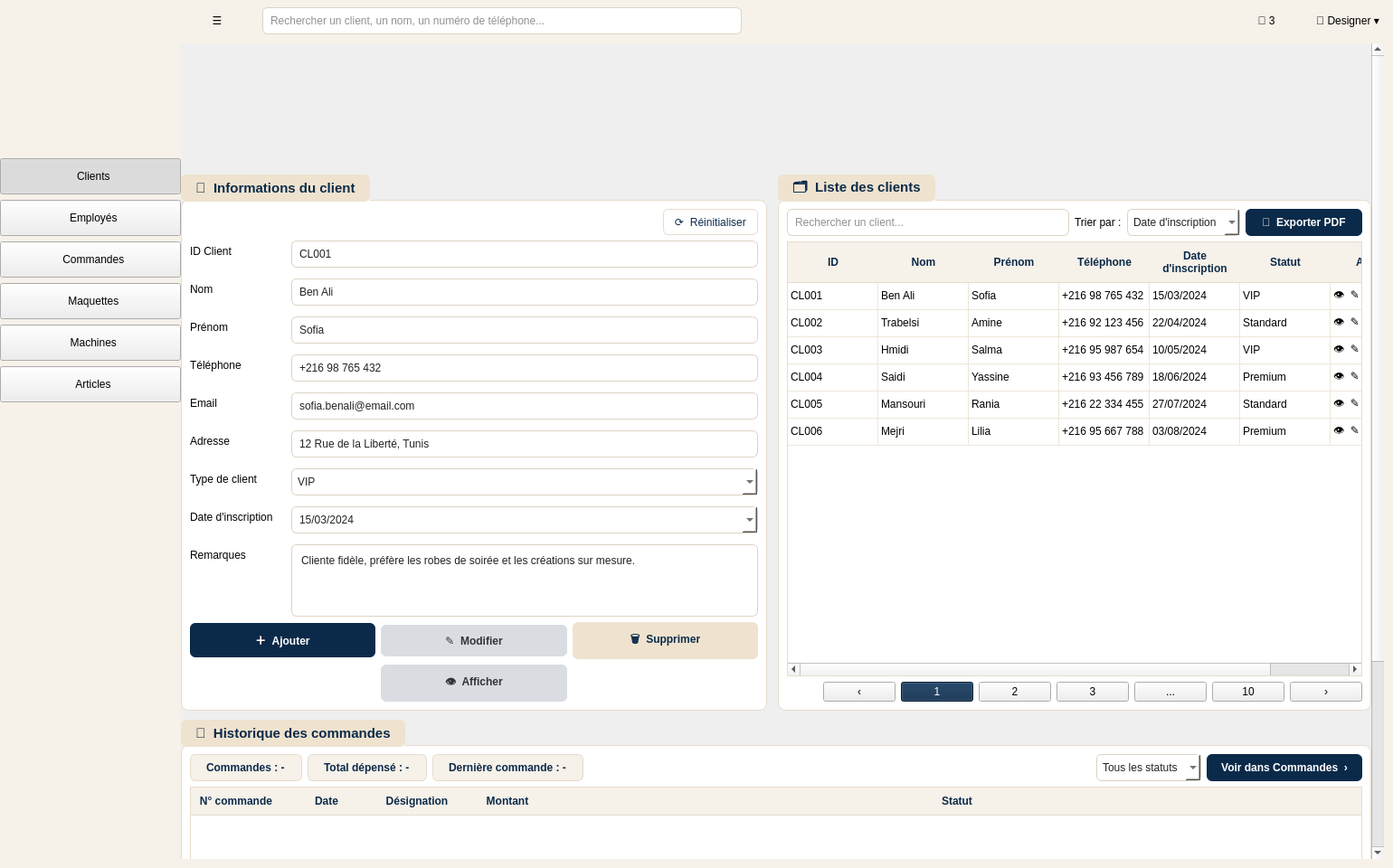
<?xml version="1.0" encoding="UTF-8"?>
<ui version="4.0">
 <class>MainWindow</class>
 <widget class="QMainWindow" name="MainWindow">
  <property name="geometry">
   <rect><x>0</x><y>0</y><width>1540</width><height>960</height></rect>
  </property>
  <property name="windowIcon">
   <iconset resource="resources.qrc"><normaloff>:/images/logo.png</normaloff>:/images/logo.png</iconset>
  </property>
  <property name="windowTitle">
   <string>FashioNova - Gestion des Clients (v8)</string>
  </property>
  <property name="styleSheet">
   <string notr="true">
QMainWindow, QWidget#centralwidget { background-color: #f6f1e9; }
QPushButton[nav="true"] { color: #FFFFFF; background: transparent; border: none; text-align: left; padding-left: 20px; margin: 0px 6px; border-radius: 6px; font-family: "Segoe UI"; font-size: 13px; font-weight: 500; }
QPushButton[nav="true"]:hover { background-color: rgba(255, 255, 255, 0.12); }
QPushButton[nav="true"]:checked { background: qlineargradient(x1:0, y1:0, x2:1, y2:0, stop:0 #E5C378, stop:1 #C89538); color: #08213B; font-weight: bold; }
QFrame#banner { background-color: #efe3cf; border: none; }
QLabel#bannerTitle { font-size: 38px; font-style: italic; font-weight: bold; color: #0b2a4a; }
QLabel#bannerSub { font-size: 15px; font-style: italic; color: #b08d57; }
QLabel#bannerQuote { font-size: 16px; font-style: italic; color: #b08d57; }
QGroupBox { background-color: white; border: 1px solid #e6dccb; border-radius: 8px; margin-top: 28px; font-weight: bold; font-size: 15px; color: #0b2a4a; }
QGroupBox::title { subcontrol-origin: margin; subcontrol-position: top left; left: 0px; padding: 6px 14px; background-color: #efe3cf; border-radius: 6px; }
QLineEdit, QComboBox, QDateEdit, QPlainTextEdit { background: white; border: 1px solid #ddd3c2; border-radius: 6px; padding: 6px; font-weight: normal; color: #222; }
QLabel[field="true"] { font-weight: bold; color: #0b2a4a; font-size: 13px; }
QPushButton#btnAjouter { background-color: #0b2a4a; color: white; font-weight: bold; padding: 10px; border-radius: 6px; }
QPushButton#btnModifier, QPushButton#btnAfficher { background-color: #d9dde2; color: #333; font-weight: bold; padding: 10px; border-radius: 6px; }
QPushButton#btnSupprimer { background-color: #efe3cf; color: #0b2a4a; font-weight: bold; padding: 10px; border-radius: 6px; }
QPushButton#btnReinit { background-color: white; border: 1px solid #e6dccb; padding: 6px 12px; border-radius: 6px; color: #0b2a4a; }
QPushButton#btnExport { background-color: #0b2a4a; color: white; font-weight: bold; padding: 8px 18px; border-radius: 6px; }
QTableWidget { background: white; border: 1px solid #e6dccb; gridline-color: #eee6d8; selection-background-color: #efe3cf; selection-color: #0b2a4a; }
QHeaderView::section { background-color: #f6f1e9; color: #0b2a4a; font-weight: bold; padding: 6px; border: none; border-bottom: 1px solid #e6dccb; }
QPushButton[page="true"] { background: white; border: 1px solid #e6dccb; border-radius: 6px; min-width: 30px; padding: 6px; color: #0b2a4a; }
QPushButton#btnPage1 { background-color: #0b2a4a; color: white; }
QProgressBar { border: none; background-color: #ebeef2; border-radius: 5px; max-height: 10px; }
QProgressBar::chunk { background-color: #0b2a4a; border-radius: 5px; }
QFrame[card="true"] { background: white; border: 1px solid #eee6d8; border-radius: 6px; }
   </string>
  </property>
  <widget class="QWidget" name="centralwidget">
   <layout class="QHBoxLayout" name="mainLayout">
    <property name="spacing"><number>0</number></property>
    <property name="leftMargin"><number>0</number></property>
    <property name="topMargin"><number>0</number></property>
    <property name="rightMargin"><number>0</number></property>
    <property name="bottomMargin"><number>0</number></property>

    <!-- ===================== SIDEBAR (200 px, image de fond) ===================== -->
    <item>
     <widget class="QFrame" name="sidebar">
      <property name="minimumSize"><size><width>200</width><height>0</height></size></property>
      <property name="maximumSize"><size><width>200</width><height>16777215</height></size></property>
      <property name="styleSheet"><string notr="true">QFrame#sidebar { border-image: url(:/images/sidebar.png) 0 0 0 0 stretch stretch; }</string></property>
      <layout class="QVBoxLayout" name="sidebarLayout">
       <property name="spacing"><number>6</number></property>
       <property name="leftMargin"><number>0</number></property>
       <property name="topMargin"><number>175</number></property>
       <property name="rightMargin"><number>0</number></property>
       <property name="bottomMargin"><number>15</number></property>
       <item>
        <widget class="QPushButton" name="btnNavClients">
         <property name="minimumSize"><size><width>0</width><height>40</height></size></property>
         <property name="maximumSize"><size><width>16777215</width><height>40</height></size></property>
         <property name="cursor"><cursorShape>PointingHandCursor</cursorShape></property>
         <property name="text"><string>  Clients</string></property>
         <property name="icon">
          <iconset resource="resources.qrc"><normaloff>:/icons/clients_off.png</normaloff><normalon>:/icons/clients_on.png</normalon></iconset>
         </property>
         <property name="iconSize"><size><width>20</width><height>20</height></size></property>
         <property name="checkable"><bool>true</bool></property>
         <property name="checked"><bool>true</bool></property>
         <property name="nav" stdset="0"><string notr="true">true</string></property>
         <attribute name="buttonGroup"><string notr="true">navGroup</string></attribute>
        </widget>
       </item>
       <item>
        <widget class="QPushButton" name="btnNavEmployes">
         <property name="minimumSize"><size><width>0</width><height>40</height></size></property>
         <property name="maximumSize"><size><width>16777215</width><height>40</height></size></property>
         <property name="cursor"><cursorShape>PointingHandCursor</cursorShape></property>
         <property name="text"><string>  Employés</string></property>
         <property name="icon">
          <iconset resource="resources.qrc"><normaloff>:/icons/employes_off.png</normaloff><normalon>:/icons/employes_on.png</normalon></iconset>
         </property>
         <property name="iconSize"><size><width>20</width><height>20</height></size></property>
         <property name="checkable"><bool>true</bool></property>
         <property name="nav" stdset="0"><string notr="true">true</string></property>
         <attribute name="buttonGroup"><string notr="true">navGroup</string></attribute>
        </widget>
       </item>
       <item>
        <widget class="QPushButton" name="btnNavCommandes">
         <property name="minimumSize"><size><width>0</width><height>40</height></size></property>
         <property name="maximumSize"><size><width>16777215</width><height>40</height></size></property>
         <property name="cursor"><cursorShape>PointingHandCursor</cursorShape></property>
         <property name="text"><string>  Commandes</string></property>
         <property name="icon">
          <iconset resource="resources.qrc"><normaloff>:/icons/commandes_off.png</normaloff><normalon>:/icons/commandes_on.png</normalon></iconset>
         </property>
         <property name="iconSize"><size><width>20</width><height>20</height></size></property>
         <property name="checkable"><bool>true</bool></property>
         <property name="nav" stdset="0"><string notr="true">true</string></property>
         <attribute name="buttonGroup"><string notr="true">navGroup</string></attribute>
        </widget>
       </item>
       <item>
        <widget class="QPushButton" name="btnNavMaquettes">
         <property name="minimumSize"><size><width>0</width><height>40</height></size></property>
         <property name="maximumSize"><size><width>16777215</width><height>40</height></size></property>
         <property name="cursor"><cursorShape>PointingHandCursor</cursorShape></property>
         <property name="text"><string>  Maquettes</string></property>
         <property name="icon">
          <iconset resource="resources.qrc"><normaloff>:/icons/maquettes_off.png</normaloff><normalon>:/icons/maquettes_on.png</normalon></iconset>
         </property>
         <property name="iconSize"><size><width>20</width><height>20</height></size></property>
         <property name="checkable"><bool>true</bool></property>
         <property name="nav" stdset="0"><string notr="true">true</string></property>
         <attribute name="buttonGroup"><string notr="true">navGroup</string></attribute>
        </widget>
       </item>
       <item>
        <widget class="QPushButton" name="btnNavMachines">
         <property name="minimumSize"><size><width>0</width><height>40</height></size></property>
         <property name="maximumSize"><size><width>16777215</width><height>40</height></size></property>
         <property name="cursor"><cursorShape>PointingHandCursor</cursorShape></property>
         <property name="text"><string>  Machines</string></property>
         <property name="icon">
          <iconset resource="resources.qrc"><normaloff>:/icons/machines_off.png</normaloff><normalon>:/icons/machines_on.png</normalon></iconset>
         </property>
         <property name="iconSize"><size><width>20</width><height>20</height></size></property>
         <property name="checkable"><bool>true</bool></property>
         <property name="nav" stdset="0"><string notr="true">true</string></property>
         <attribute name="buttonGroup"><string notr="true">navGroup</string></attribute>
        </widget>
       </item>
       <item>
        <widget class="QPushButton" name="btnNavArticles">
         <property name="minimumSize"><size><width>0</width><height>40</height></size></property>
         <property name="maximumSize"><size><width>16777215</width><height>40</height></size></property>
         <property name="cursor"><cursorShape>PointingHandCursor</cursorShape></property>
         <property name="text"><string>  Articles</string></property>
         <property name="icon">
          <iconset resource="resources.qrc"><normaloff>:/icons/articles_off.png</normaloff><normalon>:/icons/articles_on.png</normalon></iconset>
         </property>
         <property name="iconSize"><size><width>20</width><height>20</height></size></property>
         <property name="checkable"><bool>true</bool></property>
         <property name="nav" stdset="0"><string notr="true">true</string></property>
         <attribute name="buttonGroup"><string notr="true">navGroup</string></attribute>
        </widget>
       </item>
       <item>
        <spacer name="sidebarSpacer">
         <property name="orientation"><enum>Qt::Vertical</enum></property>
         <property name="sizeHint" stdset="0"><size><width>20</width><height>40</height></size></property>
        </spacer>
       </item>
      </layout>
     </widget>
    </item>

    <!-- ===================== CONTENU ===================== -->
    <item>
     <widget class="QWidget" name="content">
      <layout class="QVBoxLayout" name="contentLayout">
       <property name="spacing"><number>10</number></property>
       <property name="leftMargin"><number>0</number></property>
       <property name="topMargin"><number>8</number></property>
       <property name="rightMargin"><number>10</number></property>
       <property name="bottomMargin"><number>10</number></property>

       <!-- Barre du haut -->
       <item>
        <layout class="QHBoxLayout" name="topBar">
         <item>
          <widget class="QPushButton" name="btnMenu">
           <property name="text"><string>☰</string></property>
           <property name="flat"><bool>true</bool></property>
          </widget>
         </item>
         <item>
          <widget class="QLineEdit" name="searchGlobal">
           <property name="placeholderText"><string>Rechercher un client, un nom, un numéro de téléphone...</string></property>
          </widget>
         </item>
         <item>
          <spacer name="topSpacer">
           <property name="orientation"><enum>Qt::Horizontal</enum></property>
           <property name="sizeHint" stdset="0"><size><width>200</width><height>20</height></size></property>
          </spacer>
         </item>
         <item>
          <widget class="QPushButton" name="btnNotif">
           <property name="text"><string>🔔 3</string></property>
           <property name="flat"><bool>true</bool></property>
          </widget>
         </item>
         <item>
          <widget class="QPushButton" name="btnUser">
           <property name="text"><string>👤 Designer ▾</string></property>
           <property name="flat"><bool>true</bool></property>
          </widget>
         </item>
        </layout>
       </item>

       <!-- Pile de pages : 0 = Clients, 1..5 = pages vides -->
       <item>
        <widget class="QStackedWidget" name="stackPages">
         <property name="currentIndex"><number>0</number></property>

         <widget class="QScrollArea" name="pageClients">
          <property name="frameShape"><enum>QFrame::NoFrame</enum></property>
          <property name="widgetResizable"><bool>true</bool></property>
          <property name="horizontalScrollBarPolicy"><enum>Qt::ScrollBarAlwaysOff</enum></property>
          <property name="styleSheet"><string notr="true">QScrollArea#pageClients { background: transparent; border: none; }
QScrollArea#pageClients &gt; QWidget { background: transparent; }
QWidget#pageClientsContents { background: transparent; }</string></property>
          <widget class="QWidget" name="pageClientsContents">
          <layout class="QVBoxLayout" name="pageClientsLayout">
           <property name="spacing"><number>10</number></property>
           <property name="leftMargin"><number>0</number></property>
           <property name="topMargin"><number>0</number></property>
           <property name="rightMargin"><number>0</number></property>
           <property name="bottomMargin"><number>0</number></property>

           <!-- Bannière (image) -->
           <item>
            <widget class="QLabel" name="bannerImage">
             <property name="sizePolicy">
              <sizepolicy hsizetype="Ignored" vsizetype="Fixed"><horstretch>0</horstretch><verstretch>0</verstretch></sizepolicy>
             </property>
             <property name="minimumSize"><size><width>0</width><height>135</height></size></property>
             <property name="maximumSize"><size><width>16777215</width><height>135</height></size></property>
             <property name="text"><string/></property>
             <property name="pixmap"><pixmap resource="resources.qrc">:/images/banner.png</pixmap></property>
             <property name="alignment"><set>Qt::AlignCenter</set></property>
            </widget>
           </item>

       <!-- Zone du milieu : formulaire + liste -->
       <item>
        <layout class="QHBoxLayout" name="middleLayout">
         <property name="spacing"><number>12</number></property>

         <!-- ===== Informations du client (SANS PHOTOS) ===== -->
         <item>
          <widget class="QGroupBox" name="groupInfos">
           <property name="title"><string>👤  Informations du client</string></property>
           <layout class="QVBoxLayout" name="infosLayout">
            <item>
             <layout class="QHBoxLayout" name="infosHeader">
              <item>
               <spacer name="infosHeaderSpacer">
                <property name="orientation"><enum>Qt::Horizontal</enum></property>
                <property name="sizeHint" stdset="0"><size><width>40</width><height>20</height></size></property>
               </spacer>
              </item>
              <item>
               <widget class="QPushButton" name="btnReinit">
                <property name="text"><string>⟳  Réinitialiser</string></property>
               </widget>
              </item>
             </layout>
            </item>
            <item>
             <layout class="QFormLayout" name="formLayout">
              <property name="verticalSpacing"><number>12</number></property>
              <property name="horizontalSpacing"><number>20</number></property>

              <item row="0" column="0">
               <widget class="QLabel" name="lblId">
                <property name="text"><string>ID Client</string></property>
                <property name="field" stdset="0"><string notr="true">true</string></property>
               </widget>
              </item>
              <item row="0" column="1">
               <widget class="QLineEdit" name="editId">
                <property name="text"><string>CL001</string></property>
               </widget>
              </item>

              <item row="1" column="0">
               <widget class="QLabel" name="lblNom">
                <property name="text"><string>Nom</string></property>
                <property name="field" stdset="0"><string notr="true">true</string></property>
               </widget>
              </item>
              <item row="1" column="1">
               <widget class="QLineEdit" name="editNom">
                <property name="text"><string>Ben Ali</string></property>
               </widget>
              </item>

              <item row="2" column="0">
               <widget class="QLabel" name="lblPrenom">
                <property name="text"><string>Prénom</string></property>
                <property name="field" stdset="0"><string notr="true">true</string></property>
               </widget>
              </item>
              <item row="2" column="1">
               <widget class="QLineEdit" name="editPrenom">
                <property name="text"><string>Sofia</string></property>
               </widget>
              </item>

              <item row="3" column="0">
               <widget class="QLabel" name="lblTel">
                <property name="text"><string>Téléphone</string></property>
                <property name="field" stdset="0"><string notr="true">true</string></property>
               </widget>
              </item>
              <item row="3" column="1">
               <widget class="QLineEdit" name="editTel">
                <property name="text"><string>+216 98 765 432</string></property>
               </widget>
              </item>

              <item row="4" column="0">
               <widget class="QLabel" name="lblEmail">
                <property name="text"><string>Email</string></property>
                <property name="field" stdset="0"><string notr="true">true</string></property>
               </widget>
              </item>
              <item row="4" column="1">
               <widget class="QLineEdit" name="editEmail">
                <property name="text"><string>sofia.benali@email.com</string></property>
               </widget>
              </item>

              <item row="5" column="0">
               <widget class="QLabel" name="lblAdresse">
                <property name="text"><string>Adresse</string></property>
                <property name="field" stdset="0"><string notr="true">true</string></property>
               </widget>
              </item>
              <item row="5" column="1">
               <widget class="QLineEdit" name="editAdresse">
                <property name="text"><string>12 Rue de la Liberté, Tunis</string></property>
               </widget>
              </item>

              <item row="6" column="0">
               <widget class="QLabel" name="lblType">
                <property name="text"><string>Type de client</string></property>
                <property name="field" stdset="0"><string notr="true">true</string></property>
               </widget>
              </item>
              <item row="6" column="1">
               <widget class="QComboBox" name="comboType">
                <item><property name="text"><string>VIP</string></property></item>
                <item><property name="text"><string>Premium</string></property></item>
                <item><property name="text"><string>Standard</string></property></item>
               </widget>
              </item>

              <item row="7" column="0">
               <widget class="QLabel" name="lblDate">
                <property name="text"><string>Date d'inscription</string></property>
                <property name="field" stdset="0"><string notr="true">true</string></property>
               </widget>
              </item>
              <item row="7" column="1">
               <widget class="QDateEdit" name="dateInscription">
                <property name="displayFormat"><string>dd/MM/yyyy</string></property>
                <property name="calendarPopup"><bool>true</bool></property>
                <property name="date">
                 <date><year>2024</year><month>3</month><day>15</day></date>
                </property>
               </widget>
              </item>

              <item row="8" column="0">
               <widget class="QLabel" name="lblRemarques">
                <property name="text"><string>Remarques</string></property>
                <property name="field" stdset="0"><string notr="true">true</string></property>
               </widget>
              </item>
              <item row="8" column="1">
               <widget class="QPlainTextEdit" name="editRemarques">
                <property name="maximumSize"><size><width>16777215</width><height>80</height></size></property>
                <property name="plainText"><string>Cliente fidèle, préfère les robes de soirée et les créations sur mesure.</string></property>
               </widget>
              </item>
             </layout>
            </item>
            <item>
             <layout class="QGridLayout" name="buttonsLayout">
              <item row="0" column="0">
               <widget class="QPushButton" name="btnAjouter">
                <property name="text"><string>＋  Ajouter</string></property>
               </widget>
              </item>
              <item row="0" column="1">
               <widget class="QPushButton" name="btnModifier">
                <property name="text"><string>✎  Modifier</string></property>
               </widget>
              </item>
              <item row="0" column="2">
               <widget class="QPushButton" name="btnSupprimer">
                <property name="text"><string>🗑  Supprimer</string></property>
               </widget>
              </item>
              <item row="1" column="1">
               <widget class="QPushButton" name="btnAfficher">
                <property name="text"><string>👁  Afficher</string></property>
               </widget>
              </item>
             </layout>
            </item>
            <item>
             <spacer name="infosSpacer">
              <property name="orientation"><enum>Qt::Vertical</enum></property>
              <property name="sizeHint" stdset="0"><size><width>20</width><height>20</height></size></property>
             </spacer>
            </item>
           </layout>
          </widget>
         </item>

         <!-- ===== Liste des clients (SANS colonne photo) ===== -->
         <item>
          <widget class="QGroupBox" name="groupListe">
           <property name="title"><string>🗂  Liste des clients</string></property>
           <layout class="QVBoxLayout" name="listeLayout">
            <item>
             <layout class="QHBoxLayout" name="listeHeader">
              <item>
               <widget class="QLineEdit" name="searchListe">
                <property name="placeholderText"><string>Rechercher un client...</string></property>
               </widget>
              </item>
              <item>
               <widget class="QLabel" name="lblTrier">
                <property name="text"><string>Trier par :</string></property>
                <property name="field" stdset="0"><string notr="true">true</string></property>
               </widget>
              </item>
              <item>
               <widget class="QComboBox" name="comboTrier">
                <item><property name="text"><string>Date d'inscription</string></property></item>
                <item><property name="text"><string>Nom</string></property></item>
                <item><property name="text"><string>Type de client</string></property></item>
               </widget>
              </item>
              <item>
               <widget class="QPushButton" name="btnExport">
                <property name="text"><string>📄  Exporter PDF</string></property>
               </widget>
              </item>
             </layout>
            </item>
            <item>
             <widget class="QTableWidget" name="tableClients">
              <property name="selectionBehavior"><enum>QAbstractItemView::SelectRows</enum></property>
              <property name="editTriggers"><set>QAbstractItemView::NoEditTriggers</set></property>
              <property name="alternatingRowColors"><bool>false</bool></property>
              <attribute name="horizontalHeaderStretchLastSection"><bool>true</bool></attribute>
              <attribute name="verticalHeaderVisible"><bool>false</bool></attribute>
              <column><property name="text"><string>ID</string></property></column>
              <column><property name="text"><string>Nom</string></property></column>
              <column><property name="text"><string>Prénom</string></property></column>
              <column><property name="text"><string>Téléphone</string></property></column>
              <column><property name="text"><string>Date
d'inscription</string></property></column>
              <column><property name="text"><string>Statut</string></property></column>
              <column><property name="text"><string>Actions</string></property></column>
              <row/><row/><row/><row/><row/><row/>

              <item row="0" column="0"><property name="text"><string>CL001</string></property></item>
              <item row="0" column="1"><property name="text"><string>Ben Ali</string></property></item>
              <item row="0" column="2"><property name="text"><string>Sofia</string></property></item>
              <item row="0" column="3"><property name="text"><string>+216 98 765 432</string></property></item>
              <item row="0" column="4"><property name="text"><string>15/03/2024</string></property></item>
              <item row="0" column="5"><property name="text"><string>VIP</string></property></item>
              <item row="0" column="6"><property name="text"><string>👁  ✎</string></property></item>

              <item row="1" column="0"><property name="text"><string>CL002</string></property></item>
              <item row="1" column="1"><property name="text"><string>Trabelsi</string></property></item>
              <item row="1" column="2"><property name="text"><string>Amine</string></property></item>
              <item row="1" column="3"><property name="text"><string>+216 92 123 456</string></property></item>
              <item row="1" column="4"><property name="text"><string>22/04/2024</string></property></item>
              <item row="1" column="5"><property name="text"><string>Standard</string></property></item>
              <item row="1" column="6"><property name="text"><string>👁  ✎</string></property></item>

              <item row="2" column="0"><property name="text"><string>CL003</string></property></item>
              <item row="2" column="1"><property name="text"><string>Hmidi</string></property></item>
              <item row="2" column="2"><property name="text"><string>Salma</string></property></item>
              <item row="2" column="3"><property name="text"><string>+216 95 987 654</string></property></item>
              <item row="2" column="4"><property name="text"><string>10/05/2024</string></property></item>
              <item row="2" column="5"><property name="text"><string>VIP</string></property></item>
              <item row="2" column="6"><property name="text"><string>👁  ✎</string></property></item>

              <item row="3" column="0"><property name="text"><string>CL004</string></property></item>
              <item row="3" column="1"><property name="text"><string>Saidi</string></property></item>
              <item row="3" column="2"><property name="text"><string>Yassine</string></property></item>
              <item row="3" column="3"><property name="text"><string>+216 93 456 789</string></property></item>
              <item row="3" column="4"><property name="text"><string>18/06/2024</string></property></item>
              <item row="3" column="5"><property name="text"><string>Premium</string></property></item>
              <item row="3" column="6"><property name="text"><string>👁  ✎</string></property></item>

              <item row="4" column="0"><property name="text"><string>CL005</string></property></item>
              <item row="4" column="1"><property name="text"><string>Mansouri</string></property></item>
              <item row="4" column="2"><property name="text"><string>Rania</string></property></item>
              <item row="4" column="3"><property name="text"><string>+216 22 334 455</string></property></item>
              <item row="4" column="4"><property name="text"><string>27/07/2024</string></property></item>
              <item row="4" column="5"><property name="text"><string>Standard</string></property></item>
              <item row="4" column="6"><property name="text"><string>👁  ✎</string></property></item>

              <item row="5" column="0"><property name="text"><string>CL006</string></property></item>
              <item row="5" column="1"><property name="text"><string>Mejri</string></property></item>
              <item row="5" column="2"><property name="text"><string>Lilia</string></property></item>
              <item row="5" column="3"><property name="text"><string>+216 95 667 788</string></property></item>
              <item row="5" column="4"><property name="text"><string>03/08/2024</string></property></item>
              <item row="5" column="5"><property name="text"><string>Premium</string></property></item>
              <item row="5" column="6"><property name="text"><string>👁  ✎</string></property></item>
             </widget>
            </item>
            <item>
             <layout class="QHBoxLayout" name="paginationLayout">
              <item>
               <spacer name="pagSpacer">
                <property name="orientation"><enum>Qt::Horizontal</enum></property>
                <property name="sizeHint" stdset="0"><size><width>40</width><height>20</height></size></property>
               </spacer>
              </item>
              <item><widget class="QPushButton" name="btnPagePrev"><property name="text"><string>‹</string></property><property name="page" stdset="0"><string notr="true">true</string></property></widget></item>
              <item><widget class="QPushButton" name="btnPage1"><property name="text"><string>1</string></property><property name="page" stdset="0"><string notr="true">true</string></property></widget></item>
              <item><widget class="QPushButton" name="btnPage2"><property name="text"><string>2</string></property><property name="page" stdset="0"><string notr="true">true</string></property></widget></item>
              <item><widget class="QPushButton" name="btnPage3"><property name="text"><string>3</string></property><property name="page" stdset="0"><string notr="true">true</string></property></widget></item>
              <item><widget class="QPushButton" name="btnPageDots"><property name="text"><string>...</string></property><property name="page" stdset="0"><string notr="true">true</string></property></widget></item>
              <item><widget class="QPushButton" name="btnPage10"><property name="text"><string>10</string></property><property name="page" stdset="0"><string notr="true">true</string></property></widget></item>
              <item><widget class="QPushButton" name="btnPageNext"><property name="text"><string>›</string></property><property name="page" stdset="0"><string notr="true">true</string></property></widget></item>
             </layout>
            </item>
           </layout>
          </widget>
         </item>
        </layout>
       </item>

       <!-- ===================== HISTORIQUE DES COMMANDES ===================== -->
       <item>
        <widget class="QGroupBox" name="groupHistorique">
         <property name="title"><string>🧾  Historique des commandes</string></property>
         <property name="minimumSize"><size><width>0</width><height>270</height></size></property>
         <layout class="QVBoxLayout" name="historiqueLayout">
          <item>
           <layout class="QHBoxLayout" name="historiqueHeader">
        <item>
         <widget class="QLabel" name="lblNbCommandes">
          <property name="text"><string>Commandes : -</string></property>
          <property name="styleSheet"><string notr="true">background-color:#f6f1e9; border:1px solid #e6dccb; border-radius:6px; padding:6px 14px; color:#0b2a4a; font-weight:bold;</string></property>
         </widget>
        </item>
        <item>
         <widget class="QLabel" name="lblTotalDepense">
          <property name="text"><string>Total dépensé : -</string></property>
          <property name="styleSheet"><string notr="true">background-color:#f6f1e9; border:1px solid #e6dccb; border-radius:6px; padding:6px 14px; color:#0b2a4a; font-weight:bold;</string></property>
         </widget>
        </item>
        <item>
         <widget class="QLabel" name="lblDerniereCommande">
          <property name="text"><string>Dernière commande : -</string></property>
          <property name="styleSheet"><string notr="true">background-color:#f6f1e9; border:1px solid #e6dccb; border-radius:6px; padding:6px 14px; color:#0b2a4a; font-weight:bold;</string></property>
         </widget>
        </item>
            <item>
             <spacer name="historiqueSpacer">
              <property name="orientation"><enum>Qt::Horizontal</enum></property>
              <property name="sizeHint" stdset="0"><size><width>40</width><height>20</height></size></property>
             </spacer>
            </item>
            <item>
             <widget class="QComboBox" name="comboStatutCmd">
              <item><property name="text"><string>Tous les statuts</string></property></item>
              <item><property name="text"><string>Livrée</string></property></item>
              <item><property name="text"><string>En cours</string></property></item>
              <item><property name="text"><string>En attente</string></property></item>
              <item><property name="text"><string>Annulée</string></property></item>
             </widget>
            </item>
            <item>
             <widget class="QPushButton" name="btnVoirCommandes">
              <property name="cursor"><cursorShape>PointingHandCursor</cursorShape></property>
              <property name="text"><string>Voir dans Commandes  ›</string></property>
              <property name="styleSheet"><string notr="true">background-color:#0b2a4a; color:white; font-weight:bold; padding:8px 16px; border-radius:6px;</string></property>
             </widget>
            </item>
           </layout>
          </item>
          <item>
           <widget class="QTableWidget" name="tableCommandes">
            <property name="minimumSize"><size><width>0</width><height>160</height></size></property>
            <property name="selectionBehavior"><enum>QAbstractItemView::SelectRows</enum></property>
            <property name="editTriggers"><set>QAbstractItemView::NoEditTriggers</set></property>
            <attribute name="horizontalHeaderStretchLastSection"><bool>true</bool></attribute>
            <attribute name="verticalHeaderVisible"><bool>false</bool></attribute>
          <column><property name="text"><string>N° commande</string></property></column>
          <column><property name="text"><string>Date</string></property></column>
          <column><property name="text"><string>Désignation</string></property></column>
          <column><property name="text"><string>Montant</string></property></column>
          <column><property name="text"><string>Statut</string></property></column>
           </widget>
          </item>
         </layout>
        </widget>
       </item>

       <!-- ===================== STATISTIQUES : 3 photos indépendantes ===================== -->
       <item>
        <widget class="QWidget" name="statsPanel">
         <property name="sizePolicy">
          <sizepolicy hsizetype="Ignored" vsizetype="Fixed"><horstretch>0</horstretch><verstretch>0</verstretch></sizepolicy>
         </property>
         <property name="minimumSize"><size><width>0</width><height>150</height></size></property>
         <layout class="QHBoxLayout" name="statsLayout">
          <property name="spacing"><number>12</number></property>
          <property name="leftMargin"><number>0</number></property>
          <property name="topMargin"><number>0</number></property>
          <property name="rightMargin"><number>0</number></property>
          <property name="bottomMargin"><number>0</number></property>
          <item>
           <widget class="QLabel" name="statsRepartition">
            <property name="sizePolicy">
             <sizepolicy hsizetype="Ignored" vsizetype="Ignored"><horstretch>378</horstretch><verstretch>0</verstretch></sizepolicy>
            </property>
            <property name="text"><string/></property>
            <property name="pixmap"><pixmap resource="resources.qrc">:/images/stats_repartition.png</pixmap></property>
            <property name="alignment"><set>Qt::AlignCenter</set></property>
           </widget>
          </item>
          <item>
           <widget class="QLabel" name="statsEvolution">
            <property name="sizePolicy">
             <sizepolicy hsizetype="Ignored" vsizetype="Ignored"><horstretch>417</horstretch><verstretch>0</verstretch></sizepolicy>
            </property>
            <property name="text"><string/></property>
            <property name="pixmap"><pixmap resource="resources.qrc">:/images/stats_evolution.png</pixmap></property>
            <property name="alignment"><set>Qt::AlignCenter</set></property>
           </widget>
          </item>
          <item>
           <widget class="QLabel" name="statsTop5">
            <property name="sizePolicy">
             <sizepolicy hsizetype="Ignored" vsizetype="Ignored"><horstretch>384</horstretch><verstretch>0</verstretch></sizepolicy>
            </property>
            <property name="text"><string/></property>
            <property name="pixmap"><pixmap resource="resources.qrc">:/images/stats_top5.png</pixmap></property>
            <property name="alignment"><set>Qt::AlignCenter</set></property>
           </widget>
          </item>
         </layout>
        </widget>
       </item>
          </layout>
          </widget>
         </widget>

         <widget class="QFrame" name="pageEmployes">
          <property name="frameShape"><enum>QFrame::NoFrame</enum></property>
          <property name="styleSheet"><string notr="true">QFrame#pageEmployes { background-color: white; border-radius: 8px; }</string></property>
         </widget>

         <widget class="QFrame" name="pageCommandes">
          <property name="frameShape"><enum>QFrame::NoFrame</enum></property>
          <property name="styleSheet"><string notr="true">QFrame#pageCommandes { background-color: white; border-radius: 8px; }</string></property>
         </widget>

         <widget class="QFrame" name="pageMaquettes">
          <property name="frameShape"><enum>QFrame::NoFrame</enum></property>
          <property name="styleSheet"><string notr="true">QFrame#pageMaquettes { background-color: white; border-radius: 8px; }</string></property>
         </widget>

         <widget class="QFrame" name="pageMachines">
          <property name="frameShape"><enum>QFrame::NoFrame</enum></property>
          <property name="styleSheet"><string notr="true">QFrame#pageMachines { background-color: white; border-radius: 8px; }</string></property>
         </widget>

         <widget class="QFrame" name="pageArticles">
          <property name="frameShape"><enum>QFrame::NoFrame</enum></property>
          <property name="styleSheet"><string notr="true">QFrame#pageArticles { background-color: white; border-radius: 8px; }</string></property>
         </widget>
        </widget>
       </item>
      </layout>
     </widget>
    </item>
   </layout>
  </widget>
 </widget>
 <resources>
  <include location="resources.qrc"/>
 </resources>
 <connections/>
 <buttongroups>
  <buttongroup name="navGroup"/>
 </buttongroups>
</ui>
